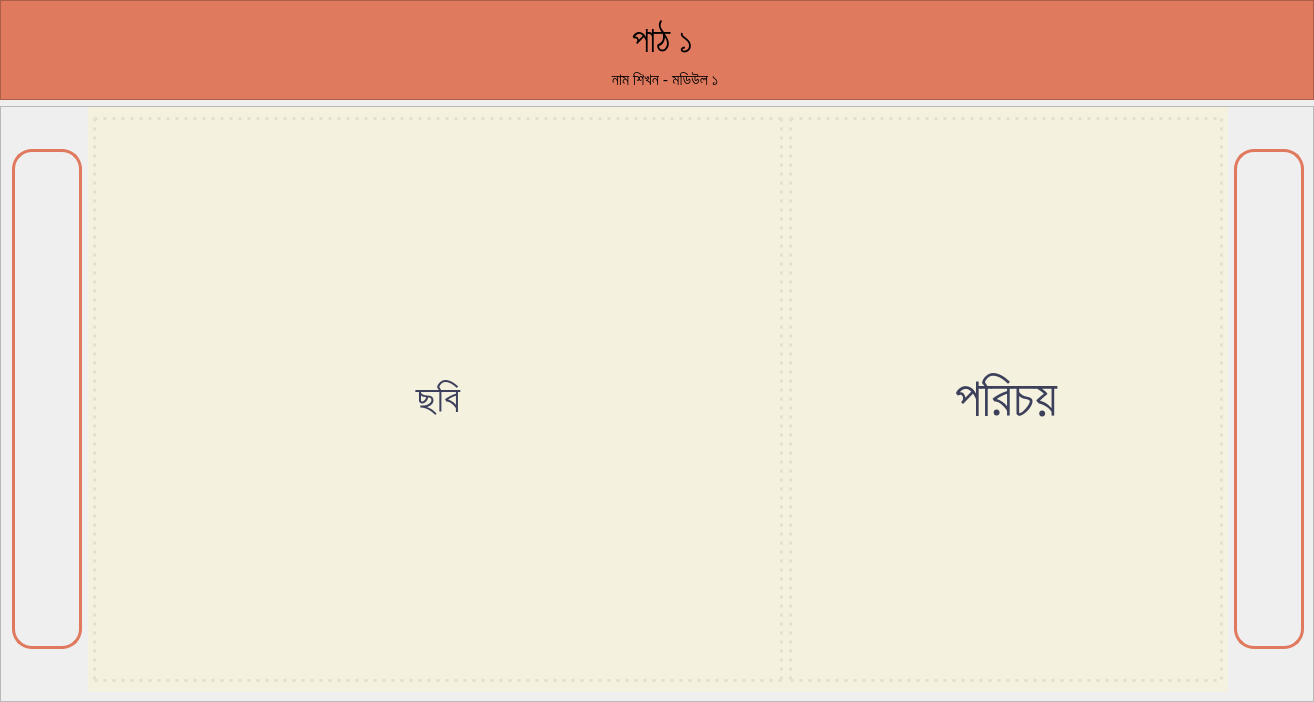
      <widget class="QWidget" name="lesson_page">
       <property name="minimumSize">
        <size>
         <width>1280</width>
         <height>700</height>
        </size>
       </property>
       <layout class="QGridLayout" name="gridLayout_3">
        <property name="leftMargin">
         <number>0</number>
        </property>
        <property name="topMargin">
         <number>0</number>
        </property>
        <property name="rightMargin">
         <number>0</number>
        </property>
        <property name="bottomMargin">
         <number>0</number>
        </property>
        <item row="0" column="0">
         <widget class="QFrame" name="top_frame_2">
          <property name="minimumSize">
           <size>
            <width>1280</width>
            <height>100</height>
           </size>
          </property>
          <property name="maximumSize">
           <size>
            <width>16777215</width>
            <height>100</height>
           </size>
          </property>
          <property name="styleSheet">
           <string notr="true">background-color: #E07A5F;
color: #3D405B; </string>
          </property>
          <property name="frameShape">
           <enum>QFrame::StyledPanel</enum>
          </property>
          <property name="frameShadow">
           <enum>QFrame::Raised</enum>
          </property>
          <layout class="QGridLayout" name="gridLayout_4">
           <property name="leftMargin">
            <number>11</number>
           </property>
           <property name="topMargin">
            <number>11</number>
           </property>
           <property name="rightMargin">
            <number>0</number>
           </property>
           <property name="bottomMargin">
            <number>4</number>
           </property>
           <property name="spacing">
            <number>0</number>
           </property>
           <item row="0" column="0">
            <widget class="QLabel" name="lbl_lesson_headline">
             <property name="minimumSize">
              <size>
               <width>1189</width>
               <height>58</height>
              </size>
             </property>
             <property name="font">
              <font>
               <family>Kalpurush</family>
               <pointsize>26</pointsize>
               <weight>50</weight>
               <italic>false</italic>
               <bold>false</bold>
              </font>
             </property>
             <property name="styleSheet">
              <string notr="true">color: rgb(0, 0, 0);
font: 26pt &quot;Kalpurush&quot;;</string>
             </property>
             <property name="text">
              <string>পাঠ ১</string>
             </property>
             <property name="alignment">
              <set>Qt::AlignCenter</set>
             </property>
             <property name="margin">
              <number>-10</number>
             </property>
            </widget>
           </item>
           <item row="1" column="0">
            <widget class="QLabel" name="lbl_lesson_sub_heading">
             <property name="minimumSize">
              <size>
               <width>1189</width>
               <height>30</height>
              </size>
             </property>
             <property name="font">
              <font>
               <family>Kalpurush</family>
               <pointsize>12</pointsize>
               <weight>50</weight>
               <italic>false</italic>
               <bold>false</bold>
              </font>
             </property>
             <property name="styleSheet">
              <string notr="true">color: rgb(0, 0, 0);
padding-left: 5px;
font: 12pt &quot;Kalpurush&quot;;</string>
             </property>
             <property name="text">
              <string>নাম শিখন - মডিউল ১</string>
             </property>
             <property name="alignment">
              <set>Qt::AlignCenter</set>
             </property>
            </widget>
           </item>
          </layout>
         </widget>
        </item>
        <item row="1" column="0">
         <widget class="QFrame" name="frame">
          <property name="minimumSize">
           <size>
            <width>1280</width>
            <height>550</height>
           </size>
          </property>
          <property name="styleSheet">
           <string notr="true"/>
          </property>
          <property name="frameShape">
           <enum>QFrame::StyledPanel</enum>
          </property>
          <property name="frameShadow">
           <enum>QFrame::Raised</enum>
          </property>
          <layout class="QGridLayout" name="gridLayout">
           <property name="leftMargin">
            <number>11</number>
           </property>
           <property name="topMargin">
            <number>0</number>
           </property>
           <item row="0" column="0">
            <widget class="QPushButton" name="btn_prev_lesson">
             <property name="minimumSize">
              <size>
               <width>70</width>
               <height>500</height>
              </size>
             </property>
             <property name="maximumSize">
              <size>
               <width>60</width>
               <height>16777215</height>
              </size>
             </property>
             <property name="cursor">
              <cursorShape>PointingHandCursor</cursorShape>
             </property>
             <property name="styleSheet">
              <string notr="true">QPushButton {
border: 3px solid #E07A5F;
border-radius: 20px;
}

QPushButton:hover:!pressed {
background-color: #3D405B;
color: #F4F1DE;
}</string>
             </property>
             <property name="text">
              <string/>
             </property>
             <property name="icon">
              <iconset>
               <normaloff>../Images/backward.png</normaloff>../Images/backward.png</iconset>
             </property>
             <property name="iconSize">
              <size>
               <width>150</width>
               <height>150</height>
              </size>
             </property>
            </widget>
           </item>
           <item row="0" column="1">
            <widget class="QFrame" name="middle_content_frame">
             <property name="minimumSize">
              <size>
               <width>1100</width>
               <height>585</height>
              </size>
             </property>
             <property name="styleSheet">
              <string notr="true">background-color: rgb(244, 241, 222);
color: rgb(61, 64, 91);
border: none;</string>
             </property>
             <property name="frameShape">
              <enum>QFrame::StyledPanel</enum>
             </property>
             <property name="frameShadow">
              <enum>QFrame::Raised</enum>
             </property>
             <layout class="QHBoxLayout" name="horizontalLayout_12">
              <property name="leftMargin">
               <number>5</number>
              </property>
              <property name="topMargin">
               <number>10</number>
              </property>
              <property name="rightMargin">
               <number>5</number>
              </property>
              <property name="bottomMargin">
               <number>10</number>
              </property>
              <item>
               <widget class="QStackedWidget" name="mediaStackWidget">
                <property name="minimumSize">
                 <size>
                  <width>651</width>
                  <height>565</height>
                 </size>
                </property>
                <property name="currentIndex">
                 <number>0</number>
                </property>
                <widget class="QWidget" name="image_page">
                 <layout class="QHBoxLayout" name="horizontalLayout_9">
                  <property name="leftMargin">
                   <number>0</number>
                  </property>
                  <property name="topMargin">
                   <number>0</number>
                  </property>
                  <property name="rightMargin">
                   <number>0</number>
                  </property>
                  <property name="bottomMargin">
                   <number>0</number>
                  </property>
                  <item>
                   <widget class="QLabel" name="lsn_lbl_image">
                    <property name="minimumSize">
                     <size>
                      <width>690</width>
                      <height>380</height>
                     </size>
                    </property>
                    <property name="font">
                     <font>
                      <family>Kalpurush</family>
                      <pointsize>30</pointsize>
                     </font>
                    </property>
                    <property name="styleSheet">
                     <string notr="true">border: 3px dotted rgb(227, 224, 207) ;
color: rgb(61, 64, 91);</string>
                    </property>
                    <property name="text">
                     <string>ছবি</string>
                    </property>
                    <property name="alignment">
                     <set>Qt::AlignCenter</set>
                    </property>
                   </widget>
                  </item>
                 </layout>
                </widget>
                <widget class="QWidget" name="video_page">
                 <layout class="QVBoxLayout" name="verticalLayout_5">
                  <property name="leftMargin">
                   <number>0</number>
                  </property>
                  <property name="topMargin">
                   <number>0</number>
                  </property>
                  <property name="rightMargin">
                   <number>5</number>
                  </property>
                  <property name="bottomMargin">
                   <number>5</number>
                  </property>
                  <item>
                   <layout class="QHBoxLayout" name="video_player_widget"/>
                  </item>
                 </layout>
                </widget>
               </widget>
              </item>
              <item>
               <widget class="QLabel" name="lsn_lbl_lesson_topic">
                <property name="minimumSize">
                 <size>
                  <width>434</width>
                  <height>565</height>
                 </size>
                </property>
                <property name="maximumSize">
                 <size>
                  <width>800</width>
                  <height>16777215</height>
                 </size>
                </property>
                <property name="font">
                 <font>
                  <family>Kalpurush</family>
                  <pointsize>40</pointsize>
                 </font>
                </property>
                <property name="styleSheet">
                 <string notr="true">border: 3px dotted rgb(227, 224, 207) ;
color: rgb(61, 64, 91);</string>
                </property>
                <property name="text">
                 <string>পরিচয়</string>
                </property>
                <property name="alignment">
                 <set>Qt::AlignCenter</set>
                </property>
                <property name="wordWrap">
                 <bool>true</bool>
                </property>
               </widget>
              </item>
             </layout>
            </widget>
           </item>
           <item row="0" column="2">
            <widget class="QPushButton" name="btn_next_lesson">
             <property name="minimumSize">
              <size>
               <width>70</width>
               <height>500</height>
              </size>
             </property>
             <property name="maximumSize">
              <size>
               <width>60</width>
               <height>16777215</height>
              </size>
             </property>
             <property name="cursor">
              <cursorShape>PointingHandCursor</cursorShape>
             </property>
             <property name="styleSheet">
              <string notr="true">QPushButton {
border: 3px solid #E07A5F;
border-radius: 20px;
}

QPushButton:hover:!pressed {
background-color: #3D405B;
color: #F4F1DE;
}</string>
             </property>
             <property name="text">
              <string/>
             </property>
             <property name="icon">
              <iconset>
               <normaloff>../Images/forward.png</normaloff>../Images/forward.png</iconset>
             </property>
             <property name="iconSize">
              <size>
               <width>150</width>
               <height>150</height>
              </size>
             </property>
             <property name="shortcut">
              <string>Space</string>
             </property>
            </widget>
           </item>
          </layout>
         </widget>
        </item>
       </layout>
      </widget>
